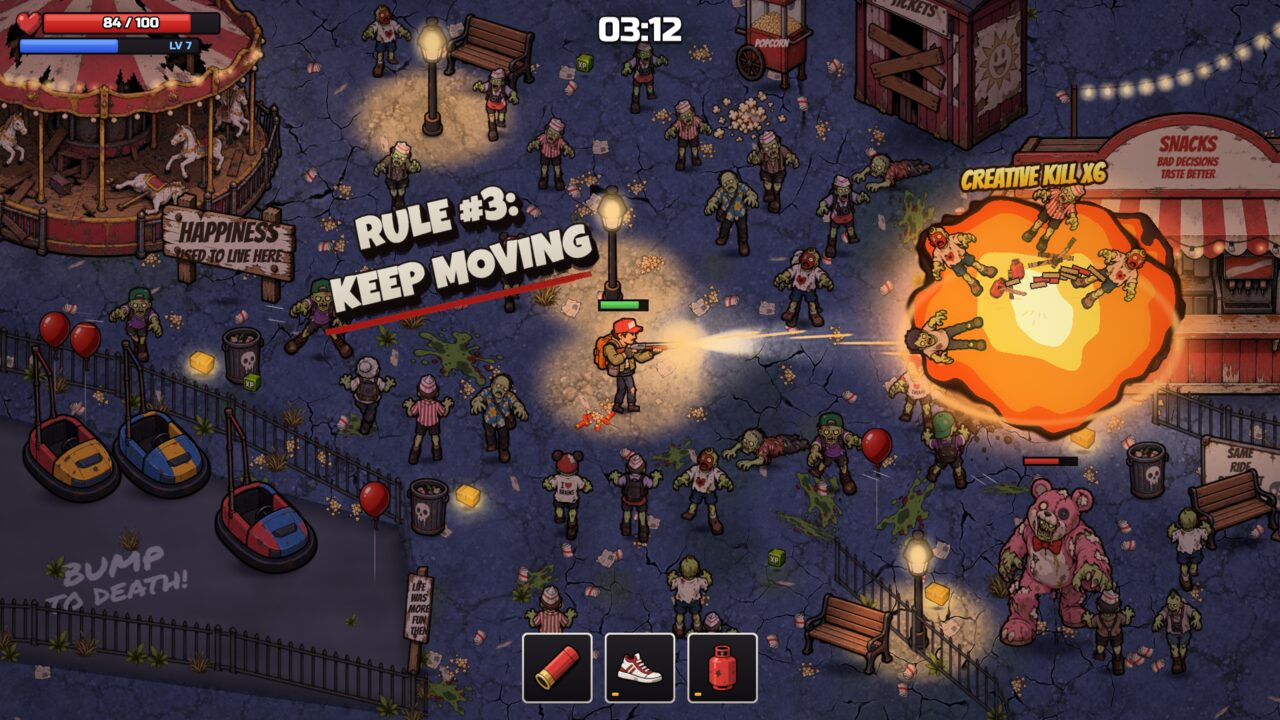
#> input picture examples/2-claude.jpg, 1280 x 720 px, given in place of examples, which was not available
$ python sheet.py out.png ../../../../examples
#> lines starting #> are read from the running program, lines starting #| are printed output that depends on the picture; pictures that were not available may be replaced by others from this repository, and a replacement may not be noted
#!/usr/bin/env python3
"""sheet.py — contact sheets for looking at many images at once (the lead looks at sheets and crops, not full frames).

    python3 sheet.py OUT.png IMG [IMG ...] [--cols 4] [--w 480] [--crop x0,y0,x1,y1] [--bg gray|checker|black|white] [--label]

  * assets on a neutral background:   sheet.py out.png art/gen/tuft_*.png --bg gray --label
  * a cycle frame by frame (crop):     sheet.py run.png frames/t*.png --crop 600,300,1000,700 --cols 6 --w 240 --label
  * before/after or 4 key beats:       sheet.py beats.png frames/t1.00.png frames/t2.50.png --cols 2 --w 960
Images are sorted by the number in their file name (t0.25 < t1.50 < t10.0), so time series come out in order.
"""
import argparse, re
from PIL import Image, ImageDraw

ap = argparse.ArgumentParser()
ap.add_argument('out'); ap.add_argument('imgs', nargs='+'); ap.add_argument('--cols', type=int, default=4); ap.add_argument('--w', type=int, default=480)
ap.add_argument('--crop'); ap.add_argument('--bg', default='gray'); ap.add_argument('--label', action='store_true')
a = ap.parse_args()
key = lambda p: [float(x) for x in re.findall(r'\d+(?:\.\d+)?', p.split('/')[-1])] or [0]
files = sorted(a.imgs, key=key)
ims = []
for f in files:
    im = Image.open(f).convert('RGBA')
    if a.crop: im = im.crop(tuple(int(v) for v in a.crop.split(',')))
    im.thumbnail((a.w, a.w * 4)); ims.append((f, im))
cw = a.w; ch = max(im.height for _, im in ims) + (18 if a.label else 0)
#> after `ch = max((im.height for _, im in ims)) + (18 if a.label else 0)`: ch = 270
rows = (len(ims) + a.cols - 1) // a.cols
#> rows = 1
S = Image.new('RGBA', (cw * min(a.cols, len(ims)), ch * rows), (0, 0, 0, 255))
for k, (f, im) in enumerate(ims):
    x, y = (k % a.cols) * cw, (k // a.cols) * ch
    if a.bg == 'checker':
        t = Image.new('RGBA', (cw, ch)); d = ImageDraw.Draw(t)
        for i in range(0, cw, 16):
            for j in range(0, ch, 16): d.rectangle((i, j, i + 15, j + 15), fill=(200, 200, 200, 255) if (i + j) // 16 % 2 else (150, 150, 150, 255))
    else:
        t = Image.new('RGBA', (cw, ch), {'gray': (110, 110, 110, 255), 'black': (0, 0, 0, 255), 'white': (255, 255, 255, 255)}.get(a.bg, (110, 110, 110, 255)))
    t.alpha_composite(im, ((cw - im.width) // 2, 0)); S.paste(t, (x, y))
    if a.label: ImageDraw.Draw(S).text((x + 4, y + ch - 15), f.split('/')[-1], fill=(255, 255, 255, 255))
#> this loop made 1 pass
#> (f, x, y) on pass 1: ('../../../../examples', 0, 0)
S.convert('RGB').save(a.out); print(a.out, S.size)
#> after `S.convert('RGB').save(a.out)`:
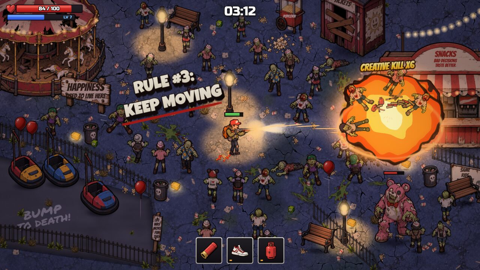
#> saved as out.png: PIL image 480x270 RGB; mean R, G, B 74.7, 57.5, 60.3
#| out.png (480, 270)

$ run again, on examples/2-codex.jpg
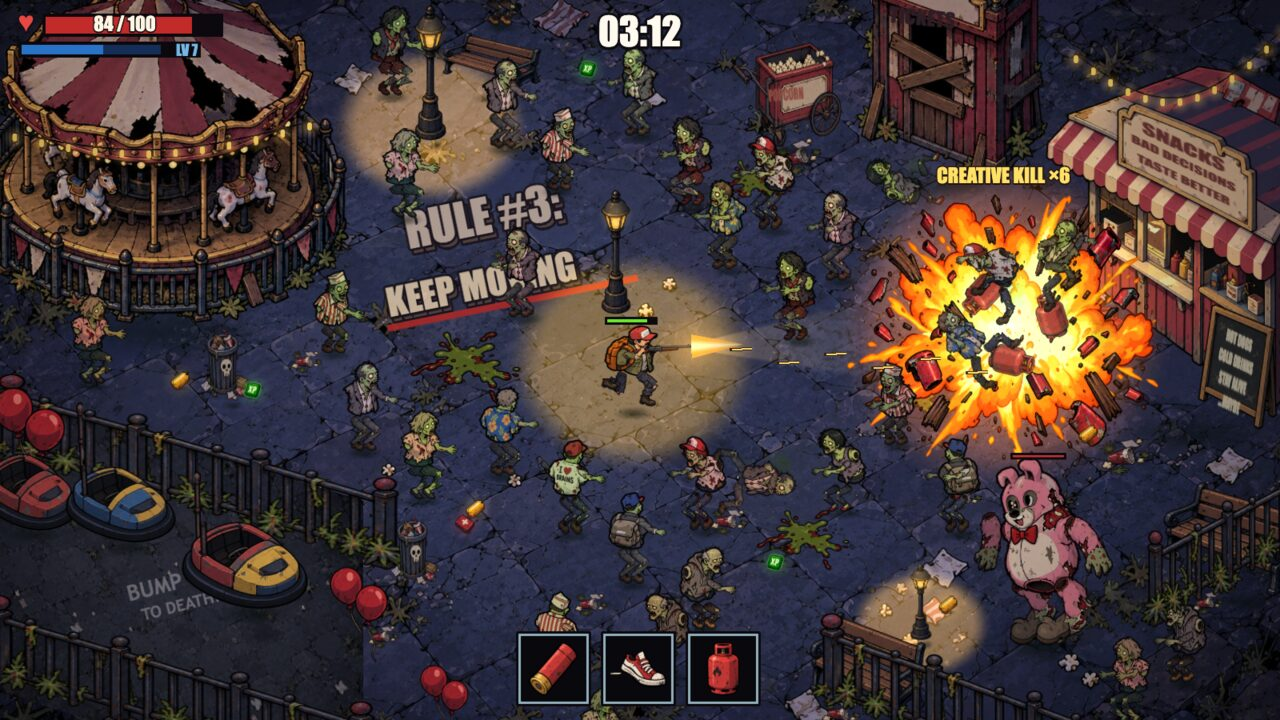
#> input picture examples/2-codex.jpg, 1280 x 720 px, given in place of examples, which was not available
#> `im.thumbnail((a.w, a.w * 4))`:
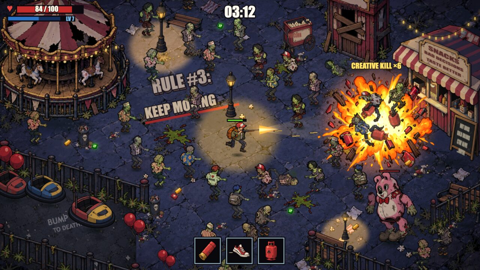
#> im: PIL image 480x270 RGBA; mean R, G, B, A 67.1, 54.9, 55.9, 255
#> ch = 270
#> rows = 1
#> the loop `for k, (f, im) in enumerate(ims):` made 1 pass
#> (f, x, y) on pass 1: ('../../../../examples', 0, 0)
#| out.png (480, 270)
